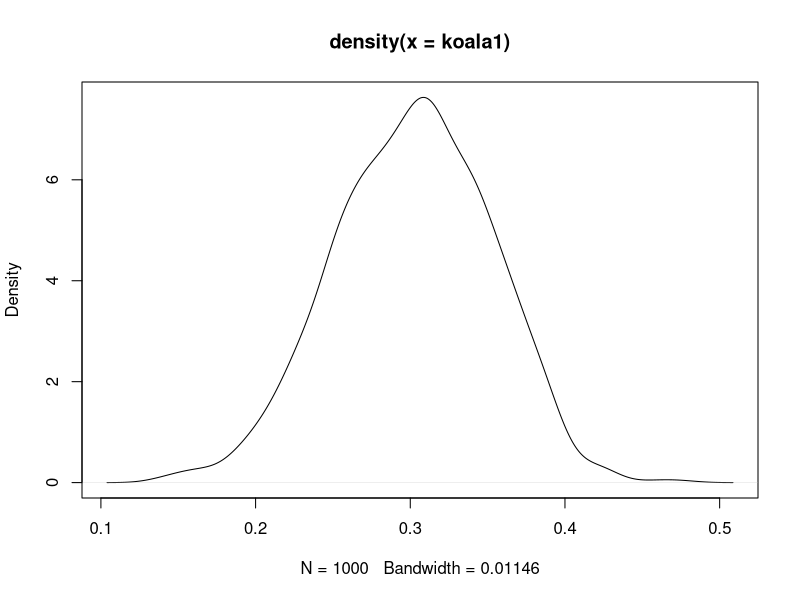
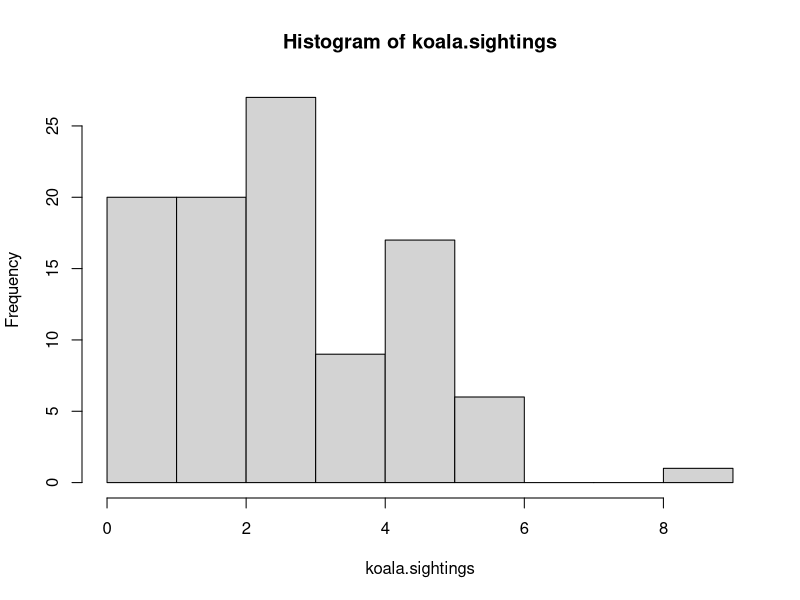

Reproduce these figures in R, in order.
# Heath Blackmon
# coleoguy@gmail.com
# this code provides and introduction to the
# basics of R. Alls students should insure that
# everything in this script makes sense if not
# ask questions!

# R is a cacluator
4 + 5
4 ** 2
4 ^ 2
8 / 3
10 %% 3

# variables are objects that we can store data in
# once we make a vairable we can use the data in
# it just like we would the original values

# we assign data to a variable using the assignment operator <-
# here we create a numeric vector of length one
x <- 3

# vectors can contain any number of values we can concatenate
# multiple values into a variable using the function c
x <- c(1, 4, 9)

# these have all been numeric data but we can also store strings
# or logical values in a vector
x <- c("don", "jen")

# when using logicals we can use T or TRUE for true
# and F or FALSE for false values
x <- c(T, F, TRUE)

# vectors must have all the same type of data
# if we attempt to store two types of data in a
# vector it will change the data type to the type
# that accomodate whatever we have tried to combine
x <- c(1, "Andy")
x
# in this case it has converted the numeric value
# 1 to a text string

x <- c("Jen", TRUE)
x
# the same thing has happend here TRUE has been
# converted to a text string


# to access items in a vector we use square brackets [ ]
x <- 1:10 
# seperating two numbers with : tells R to use all numbers 
# between and including those numbers
# lets pull out the 5th value
x[5]

# we can also store new values in a vector the same way
x[5] <- 100
x
# we can see that the 5th element of th vector is now 100

# often we will want a more complex data structure than a vector
# one of the most common that we will use is a table. In R this
# can be either a matrix or a dataframe. The difference in these
# is that a matrix must have only one type of data. That is all
# numeric values, all logical values, all text strings. In contrast,
# a dataframe can hold a different type of data in each column

# to make a matrix we can use the matrix command
x <- matrix(1:12, 4, 3) 
# first argument is the data 1:12
# second argument is the number of rows
# third argument is the number of columns
x

# if we have some vectors we want to combine into a matrix we can
# use the commands rbind or cbind to bind the vectors together by
# rows or by columns
a <- 1:10
b <- 31:40
c <- 101:110
x <- cbind(a,b,c)
x <- rbind(a, b, c)

# if we want to access certain parts of our matrix we use square brackets [ ] 
x[1, 3] # this gives us the first row and third column

# we use the same approach to store new data
x[1, 3] <- 500

# just like we saw with vectors if we try to put a different type of
# data in this we will find that R changes all the data to match
x[2, 1] <- "jenny"


# to  make a dataframe we use the command data.frame
a <- 1:10
b <- rep(T, 10) # the rep command replicates T ten times in this case
c <- rep("Abbi") # here rep replicates "abbi" ten times
x <- data.frame(a, b, c)

# R also has logical operators that allow us to compare
# values

# == tests if two things are equal
# != tests if two things are unequal
# %in% askes if one things is contained in another

1 == 3
1 != 3
3.2 == 3.2
"jen" == "jon"
"jen" == "jen"
5 %in% c(1, 2, 3, 6, 8, 23)
8 %in% c(1, 2, 3, 6, 8, 23)

# control structures are where the power in coding comes
# from lets look at for if and while

# for repeats a block of code between the curly braces
# each time that it runs i will take a new value
for(i in 1:10){
  print(i)
}

for(i in 20:80){
  x <- i / 5
  print(x)
}


# if will run code only if its argument is true
# lets use it to print odd numbers
for(i in 1:10){
  if(i %% 2 != 0){
    print(i)
  }
}

# while will run code till its argument is false
# lets use it to find the first number that is divisible by 3, 7 and 17
looking <- TRUE
counter <- 1
while(looking){
  if(counter %% 17 == 0){
    if(counter %% 7 == 0){
      if(counter %% 3 == 0){
        print(counter)
        looking <- FALSE
      }
    }
  }
  counter <- counter + 1
}

# R has lots of distributions we will use these often when
# simulating here is an example of using the normal distribution

koala1 <- rnorm(n=1000, mean=.3, sd=.05)
plot(density(koala1))

# here is an example of the poisson distribution
koala.sightings <- rpois(100, lambda=3)
hist(koala.sightings)
